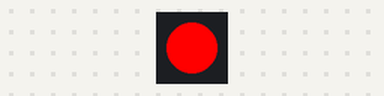
A program run on a simulated ESP32 board running MicroPython. Shown: 1 RGB LEDs in strip order, left to right. What the program prints to the serial console is not drawn. At 9.8 s the program stops and its outputs stay as they are.

Above: at 0.1 s.
At 1.1 s:
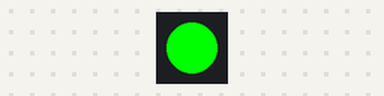
At 3.1 s:
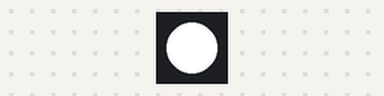
At 9.8 s:
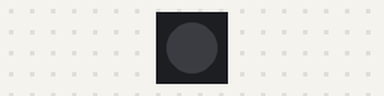
Timing chart, 0 to 11.3 s (numbered marks = the images above):
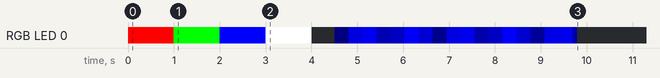

The program:

main2.py
```python
# 导入必要的库
from machine import Pin
import neopixel
import time

# --- 配置部分 ---
# 定义RGB LED连接的引脚和数量
PIN_NUM = 48      # 推荐使用GPIO38
NUM_LEDS = 1      # 假设只驱动1个RGB LED，如果是灯带，请修改此值

# 创建NeoPixel对象
# Pin(PIN_NUM, Pin.OUT) 创建一个输出引脚
# neopixel.NeoPixel() 初始化NeoPixel库
np = neopixel.NeoPixel(Pin(PIN_NUM, Pin.OUT), NUM_LEDS)

# --- 基础函数 ---
def set_color(r, g, b):
    """
    设置所有LED为指定颜色
    :param r: 红色分量 (0-255)
    :param g: 绿色分量 (0-255)
    :param b: 蓝色分量 (0-255)
    """
    for i in range(NUM_LEDS):
        np[i] = (r, g, b)
    np.write() # 将颜色数据发送到LED

def breathing_effect(color=(0, 0, 255), cycles=3):
    """
    实现呼吸灯效果
    :param color: 基础颜色 (r, g, b)
    :param cycles: 呼吸循环次数
    """
    r_base, g_base, b_base = color
    for _ in range(cycles):
        # 逐渐变亮
        for brightness in range(0, 256, 5):
            r = int(r_base * (brightness / 255))
            g = int(g_base * (brightness / 255))
            b = int(b_base * (brightness / 255))
            set_color(r, g, b)
            time.sleep_ms(10) # 控制呼吸速度

        # 逐渐变暗
        for brightness in range(255, -1, -5):
            r = int(r_base * (brightness / 255))
            g = int(g_base * (brightness / 255))
            b = int(b_base * (brightness / 255))
            set_color(r, g, b)
            time.sleep_ms(10)

# --- 主程序 ---
if __name__ == "__main__":
    print("ESP32-S3 RGB LED Demo")

    # 效果1: 依次显示红、绿、蓝
    print("显示纯色...")
    set_color(255, 0, 0)  # 红色
    time.sleep(1)
    set_color(0, 255, 0)  # 绿色
    time.sleep(1)
    set_color(0, 0, 255)  # 蓝色
    time.sleep(1)

    # 效果2: 显示白色
    set_color(255, 255, 255) # 白色
    time.sleep(1)

    # 效果3: 关闭LED
    set_color(0, 0, 0)
    time.sleep(0.5)

    # 效果4: 呼吸灯 (蓝色)
    print("启动呼吸灯效果...")
    breathing_effect(color=(0, 0, 255), cycles=5)

    # 最终关闭
    set_color(0, 0, 0)
    print("Demo结束")
```

Measured:
- by itself, RGB LED 0: off → RGB(255, 0, 0) at 0.00 s, → RGB(0, 255, 0) 1.0 s later, → RGB(0, 0, 255) 1.0 s later, → RGB(255, 255, 255) 1.0 s later, … (24 changes in this stretch)
